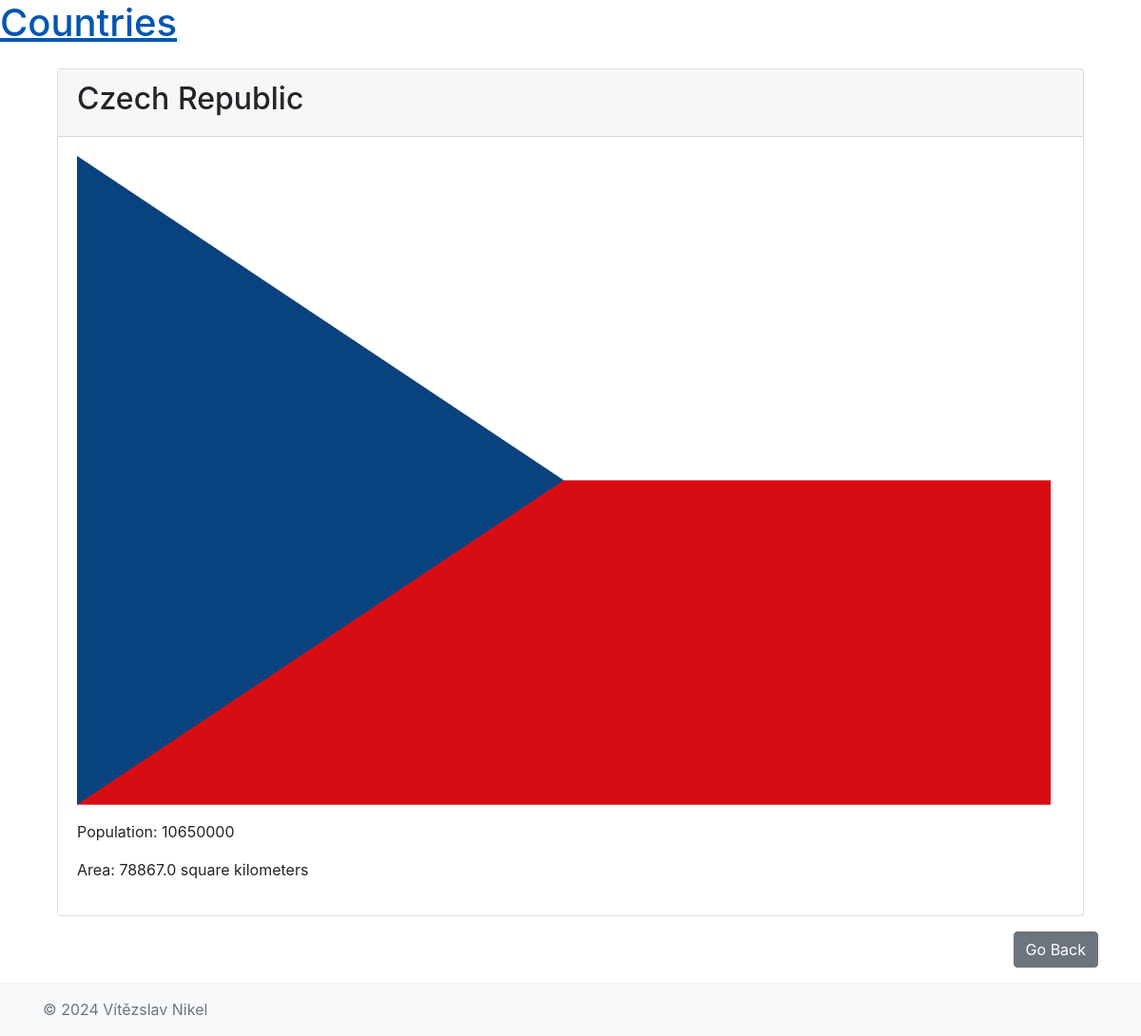
The app's page /countries/1/ with its own data.
### countries/models.py (models this page shows, shortened)
class Country(models.Model):
    name = models.CharField(max_length=100, verbose_name='Country Name')
    population = models.IntegerField(verbose_name='Population')
    area = models.FloatField(verbose_name='Area')
    def custom_upload(instance, filename):
        return f'flags/{instance.name}.png'
    flag = models.ImageField(upload_to=custom_upload, default='default_flag.png', verbose_name='Flag')
    class Meta:
        verbose_name = 'Country'
        verbose_name_plural = 'Countries'

### countries/views.py (the view)
# urls.py: path('<int:pk>/', CountryDetailView.as_view(), name='country_detail'),
class CountryDetailView(DetailView):
    model = Country
    template_name = 'countries/country_detail.html'
    context_object_name = 'country'
    def get_context_data(self, **kwargs):
        context = super().get_context_data(**kwargs)
        country = self.get_object()
        context['flag'] = country.flag
        return context

### countries/templates/countries/country_detail.html
{% extends 'base.html' %}
{% load static %}
{% block content %}
<div class="container mt-4">
    <div class="card">
        <div class="card-header">
            <h2>{{ country.name }}</h2>
        </div>
        <div class="card-body">
            {% if country.flag %}
                <img src="{{ MEDIA_URL }}{{ country.flag.url }}" alt="{{ country.name }} Flag" class="img-fluid mb-3">
            {% else %}
            <img src="{% static 'images/default_flag.png' %}" alt="Default Flag" class="img-fluid mb-3">
            {% endif %}
            <p>Population: {{ country.population }}</p>
            <p>Area: {{ country.area }} square kilometers</p>
        </div>
    </div>
</div>
{% endblock %}

### records on screen
Country: name "Czech Republic", flag (picture), population "10650000", area "78867.0"
